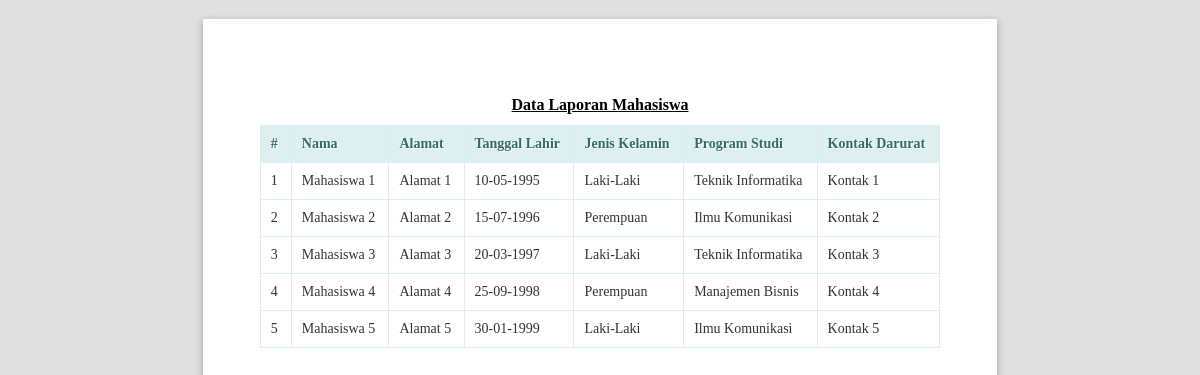
Screenshot of /mahasiswa/lihatlaporan (signed in) with the database file from the repository.
### tables this page shows
CREATE TABLE `mahasiswa` (
  `MahasiswaID` int NOT NULL,
  `Nama` varchar(100) NOT NULL,
  `Alamat` varchar(255) DEFAULT NULL,
  `TanggalLahir` date DEFAULT NULL,
  `JenisKelamin` varchar(10) DEFAULT NULL,
  `KontakDarurat` varchar(50) DEFAULT NULL,
  `ProgramStudiID` int DEFAULT NULL
);

CREATE TABLE `programstudi` (
  `ProgramStudiID` int NOT NULL,
  `NamaProgram` varchar(100) NOT NULL,
  `FakultasID` int DEFAULT NULL
);

### app/core/Controller.php (called while the page is built, shortened)
<?php
class Controller
{
    public function view($view, $data = [])
    {
        require_once '../app/views/' . $view . '.php';
    }
    public function model($model)
    {
        return new $model;
    }
}

### app/controllers/Mahasiswa.php (called while the page is built, shortened)
<?php
class Mahasiswa extends Controller
{
    public function lihatlaporan()
    {
        $data['title'] = 'Data Laporan Mahasiswa';
        $data['mahasiswa'] = $this->model('MahasiswaModel')->getAllMahasiswa();
        $this->view('mahasiswa/lihatlaporan', $data);
    }
}

### app/core/App.php (called while the page is built, shortened)
<?php
class App
{
    protected $method = 'index';
    protected $params = [];
    public function __construct()
    {
        $url = $this->parseURL();
        if (is_array($url) && isset($url[0]) && file_exists('../app/controllers/' . $url[0] . '.php')) {
            unset($url[0]);
        }
        $this->controller = new $this->controller;
        if (isset($url[1])) {
            if (method_exists($this->controller, $url[1])) {
                $this->method = $url[1];
            }
        }
        call_user_func_array([$this->controller, $this->method], $this->params);
    }
    public function parseURL()
    {
        if (isset($_GET['url'])) {
            $url = rtrim($_GET['url'], '/');
            $url = filter_var($url, FILTER_SANITIZE_URL);
            $url = explode('/', $url);
            return $url;
        }
    }
}

### public/index.php (called while the page is built, shortened)
<?php
$app = new App;

### app/core/Database.php (called while the page is built, shortened)
<?php
class Database
{
    private $host = DB_HOST;
    private $user = DB_USER;
    private $pass = DB_PASS;
    private $dbnm = DB_NAME;
    private $dbh;
    private $stmt;
    public function __construct()
    {
        $dsn = 'mysql:host=' . $this->host . ';dbname=' . $this->dbnm;
        $option = [
            PDO::ATTR_PERSISTENT => true,
            PDO::ATTR_ERRMODE => PDO::ERRMODE_EXCEPTION
        ];
        try {
            $this->dbh = new PDO($dsn, $this->user, $this->pass, $option);
        } catch (PDOException $e) {
            die($e->getMessage());
        }
    }
    public function query($query)
    {
        $this->stmt = $this->dbh->prepare($query);
    }
    public function execute()
    {
        $this->stmt->execute();
    }
    public function resultSet()
    {
        $this->execute();
        return $this->stmt->fetchAll(PDO::FETCH_ASSOC);
    }
}

### app/models/MahasiswaModel.php (called while the page is built, shortened)
<?php
class MahasiswaModel
{
    private $table = 'mahasiswa';
    private $db;
    public function __construct()
    {
        $this->db = new Database;
    }
    public function getAllMahasiswa()
    {
        $this->db->query('SELECT mahasiswa.*, programstudi.NamaProgram FROM ' . $this->table . ' JOIN programstudi ON programstudi.ProgramStudiID = mahasiswa.ProgramStudiID');
        return $this->db->resultSet();
    }
}

### app/views/mahasiswa/lihatlaporan.php (the view, shortened to what this page needs)
<!DOCTYPE html>
<html lang="en">
<head>
    <link rel="stylesheet" href="<?= base_url ?>/dist/js/normalize.min.css">
    <link rel="stylesheet" href="<?= base_url ?>/dist/css/paper.css">
</head>
<body class="A4 potrait">
    <section class="sheet padding-15mm">
        <h1 class="center" style="text-decoration: underline;margin-top: 20px;"><?= $data['title'] ?></h1>
        <table class="table">
            <thead>
                <tr>
                    <th style="width: 10px">#</th>
                    <th>Nama</th>
                    <th>Alamat</th>
                    <th>Tanggal Lahir</th>
                    <th>Jenis Kelamin</th>
                    <th>Program Studi</th>
                    <th>Kontak Darurat</th>
                </tr>
            </thead>
            <tbody>
                <?php $no = 1; ?>
                <?php foreach ($data['mahasiswa'] as $row) : ?>
                    <tr>
                        <td><?= $no; ?></td>
                        <td><?= $row['Nama']; ?></td>
                        <td><?= $row['Alamat']; ?></td>
                        <td><?= date('d-m-Y', strtotime($row['TanggalLahir'])); ?></td>
                        <td><?= $row['JenisKelamin']; ?></td>
                        <td><?= $row['NamaProgram']; ?></td>
                        <td><?= $row['KontakDarurat']; ?></td>
                    </tr>
                <?php $no++;
                endforeach; ?>
            </tbody>
        </table>
    </section>
</body>
</html>

### app/views/mahasiswa/lihatlaporan.php (style rules this page uses)
.center { margin-right: auto; margin-left: auto; text-align: center; }
h1 { font-size: 16px; }
* { font-family: Calibri; font-size: 14px; }
.table { border: solid 1px #DDEEEE; border-collapse: collapse; border-spacing: 0; font: normal 13px Arial, sans-serif; width: 100%; }
.table thead th { background-color: #DDEFEF; border: solid 1px #DDEEEE; color: #336B6B; padding: 10px; text-align: left; text-shadow: 1px 1px 1px #fff; }
.table tbody td { border: solid 1px #DDEEEE; color: #333; padding: 10px; text-shadow: 1px 1px 1px #fff; }

### rows the page displays
mahasiswa: Nama "Mahasiswa 1", Alamat "Alamat 1", TanggalLahir "10-05-1995", JenisKelamin "Laki-Laki", ProgramStudiID.NamaProgram "Teknik Informatika", KontakDarurat "Kontak 1"
mahasiswa: Nama "Mahasiswa 2", Alamat "Alamat 2", TanggalLahir "15-07-1996", JenisKelamin "Perempuan", ProgramStudiID.NamaProgram "Ilmu Komunikasi", KontakDarurat "Kontak 2"
mahasiswa: Nama "Mahasiswa 3", Alamat "Alamat 3", TanggalLahir "20-03-1997", JenisKelamin "Laki-Laki", ProgramStudiID.NamaProgram "Teknik Informatika", KontakDarurat "Kontak 3"
mahasiswa: Nama "Mahasiswa 4", Alamat "Alamat 4", TanggalLahir "25-09-1998", JenisKelamin "Perempuan", ProgramStudiID.NamaProgram "Manajemen Bisnis", KontakDarurat "Kontak 4"
mahasiswa: Nama "Mahasiswa 5", Alamat "Alamat 5", TanggalLahir "30-01-1999", JenisKelamin "Laki-Laki", ProgramStudiID.NamaProgram "Ilmu Komunikasi", KontakDarurat "Kontak 5"

### other values shown
$data['title'] "Data Laporan Mahasiswa"
